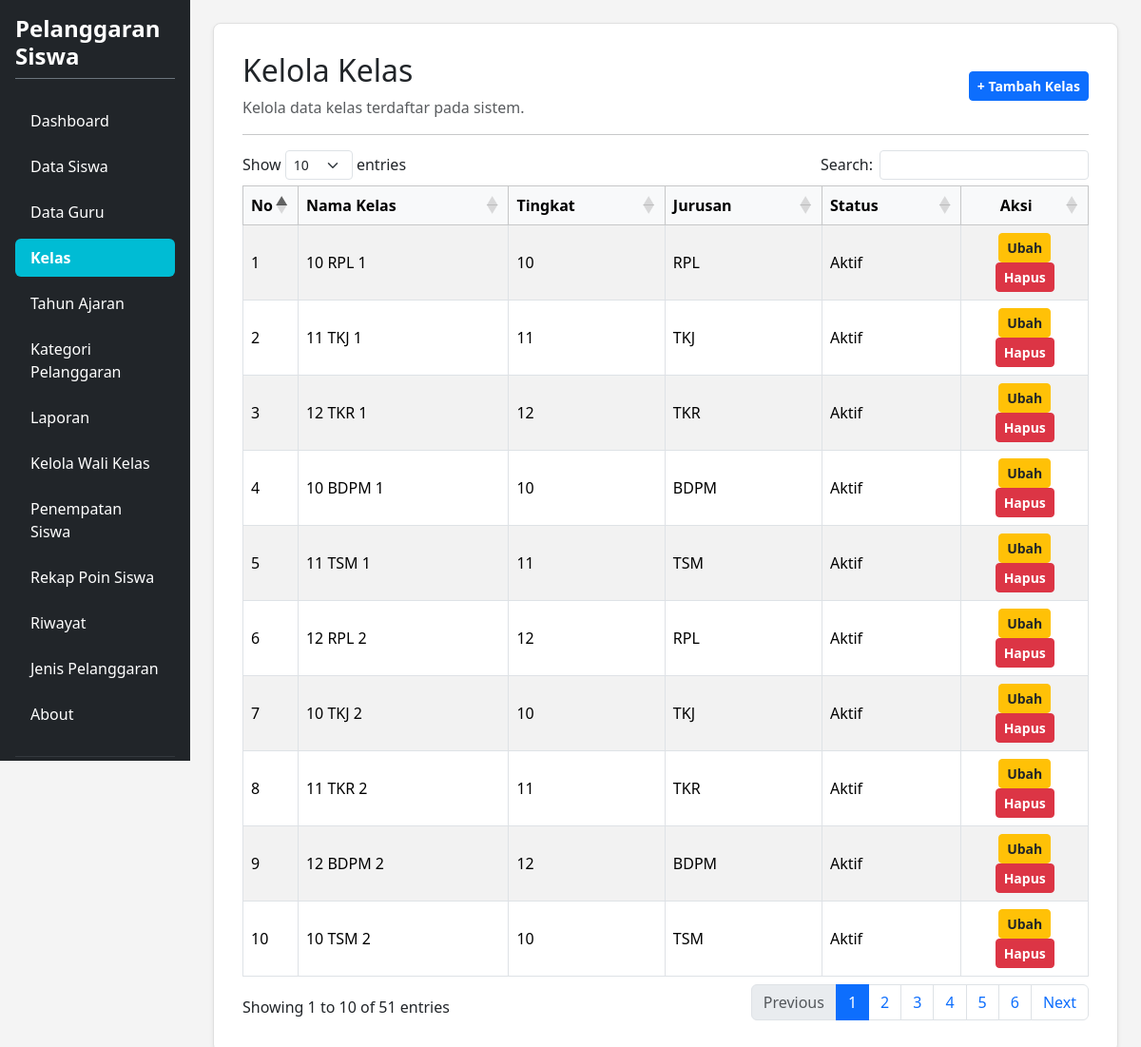
The page /kelola_kelas.php (signed in) on the database its author committed.
### tables this page shows
CREATE TABLE `t_kelas` (
  `id` int(11) NOT NULL,
  `nama` varchar(100) NOT NULL,
  `tingkat` varchar(20) NOT NULL,
  `jurusan` varchar(100) NOT NULL,
  `status_aktif` tinyint(1) NOT NULL,
  `created_at` timestamp NULL DEFAULT current_timestamp(),
  `updated_at` timestamp NULL DEFAULT current_timestamp()
);

### kelola_kelas.php (the view, shortened to what this page needs)
<?php
require_once 'config.php';
$title = 'Kelola Kelas';
$db_pdo = $pdo ?? null;
?>
<!DOCTYPE html>
<html lang="id">
<head>
    <link href="https://cdn.jsdelivr.net/npm/bootstrap@5.3.8/dist/css/bootstrap.min.css" rel="stylesheet">
    <link href="https://cdn.datatables.net/1.13.8/css/dataTables.bootstrap5.min.css" rel="stylesheet">
</head>
<body>
<div class="container-fluid d-flex p-0" style="min-height: 100vh;">
    <div class="row flex-grow-1 g-0 w-100">
        <?php include "layout/sidebar.php"; ?>
        <main class="col-md-9 col-lg-10 p-4">
            <div class="content-card shadow-sm">
                <div class="d-flex justify-content-between align-items-center mb-3">
                    <div>
                        <h2><?= htmlspecialchars($title) ?></h2>
                        <p class="text-muted mb-0">Kelola data kelas terdaftar pada sistem.</p>
                    </div>
                    <a href="tambah_kelas.php" class="btn btn-primary btn-sm fw-semibold">+ Tambah Kelas</a>
                </div>
                <hr>
                <div class="table-responsive">
                    <table id="tableKelas" class="table table-bordered table-striped align-middle w-100">
                        <thead class="table-light">
                            <tr>
                                <th width="5%">No</th>
                                <th>Nama Kelas</th>
                                <th>Tingkat</th>
                                <th>Jurusan</th>
                                <th>Status</th>
                                <th width="15%" class="text-center">Aksi</th>
                            </tr>
                        </thead>
                        <tbody>
                            <?php
                            if ($db_pdo) {
                                try {
                                    $rows = $db_pdo->query("
                                        SELECT id, nama, tingkat, jurusan, status_aktif
                                        FROM t_kelas
                                        ORDER BY id
                                    ")->fetchAll(PDO::FETCH_ASSOC);
                                    if (count($rows) > 0) {
                                        foreach ($rows as $i => $row) {
                                            ?>
                                            <tr>
                                                <td><?= $i + 1 ?></td>
                                                <td><?= htmlspecialchars($row['nama']) ?></td>
                                                <td><?= htmlspecialchars($row['tingkat']) ?></td>
                                                <td><?= htmlspecialchars($row['jurusan']) ?></td>
                                                <td><?= $row['status_aktif'] ? 'Aktif' : 'Tidak Aktif' ?></td>
                                                <td class="text-center">
                                                    <a href="edit_kelas.php?id=<?= $row['id'] ?>" class="btn btn-warning btn-sm text-dark px-2 fw-semibold">Ubah</a>
                                                    <a href="hapus_kelas.php?id=<?= $row['id'] ?>" class="btn btn-danger btn-sm text-white px-2 fw-semibold" onclick="return confirm('Yakin ingin menghapus?')">Hapus</a>
                                                </td>
                                            </tr>
                                            <?php
                                        }
                                    } else {
                                        echo '<tr><td colspan="6" class="text-center text-muted py-4">Belum ada data kelas.</td></tr>';
                                    }
                                } catch (Exception $e) {
                                    echo '<tr><td colspan="6" class="text-center text-danger py-4">Error memuat data: ' . htmlspecialchars($e->getMessage()) . '</td></tr>';
                                }
                            } else {
                                echo '<tr><td colspan="6" class="text-center text-danger py-4">Koneksi database ($pdo) belum terhubung dengan benar di config.php.</td></tr>';
                            }
                            ?>
                        </tbody>
                    </table>
                </div>
            </div>
        </main>
    </div>
</div>
</body>
</html>

### kelola_kelas.php (style rules this page uses)
body { background-color: #f4f4f4; overflow-x: hidden; margin: 0; }
.content-card { background-color: #ffffff; border: 1px solid #e0e0e0; border-radius: 8px; padding: 30px; box-shadow: 0 2px 5px rgba(0,0,0,0.05); }

### rows shown on the page
t_kelas: nama "10 RPL 1", tingkat "10", jurusan "RPL", status_aktif "Aktif"
t_kelas: nama "11 TKJ 1", tingkat "11", jurusan "TKJ", status_aktif "Aktif"
t_kelas: nama "12 TKR 1", tingkat "12", jurusan "TKR", status_aktif "Aktif"
t_kelas: nama "10 BDPM 1", tingkat "10", jurusan "BDPM", status_aktif "Aktif"
t_kelas: nama "11 TSM 1", tingkat "11", jurusan "TSM", status_aktif "Aktif"
t_kelas: nama "12 RPL 2", tingkat "12", jurusan "RPL", status_aktif "Aktif"
t_kelas: nama "10 TKJ 2", tingkat "10", jurusan "TKJ", status_aktif "Aktif"
t_kelas: nama "11 TKR 2", tingkat "11", jurusan "TKR", status_aktif "Aktif"
t_kelas: nama "12 BDPM 2", tingkat "12", jurusan "BDPM", status_aktif "Aktif"
t_kelas: nama "10 TSM 2", tingkat "10", jurusan "TSM", status_aktif "Aktif"

### other values the page prints
$title "Kelola Kelas"
